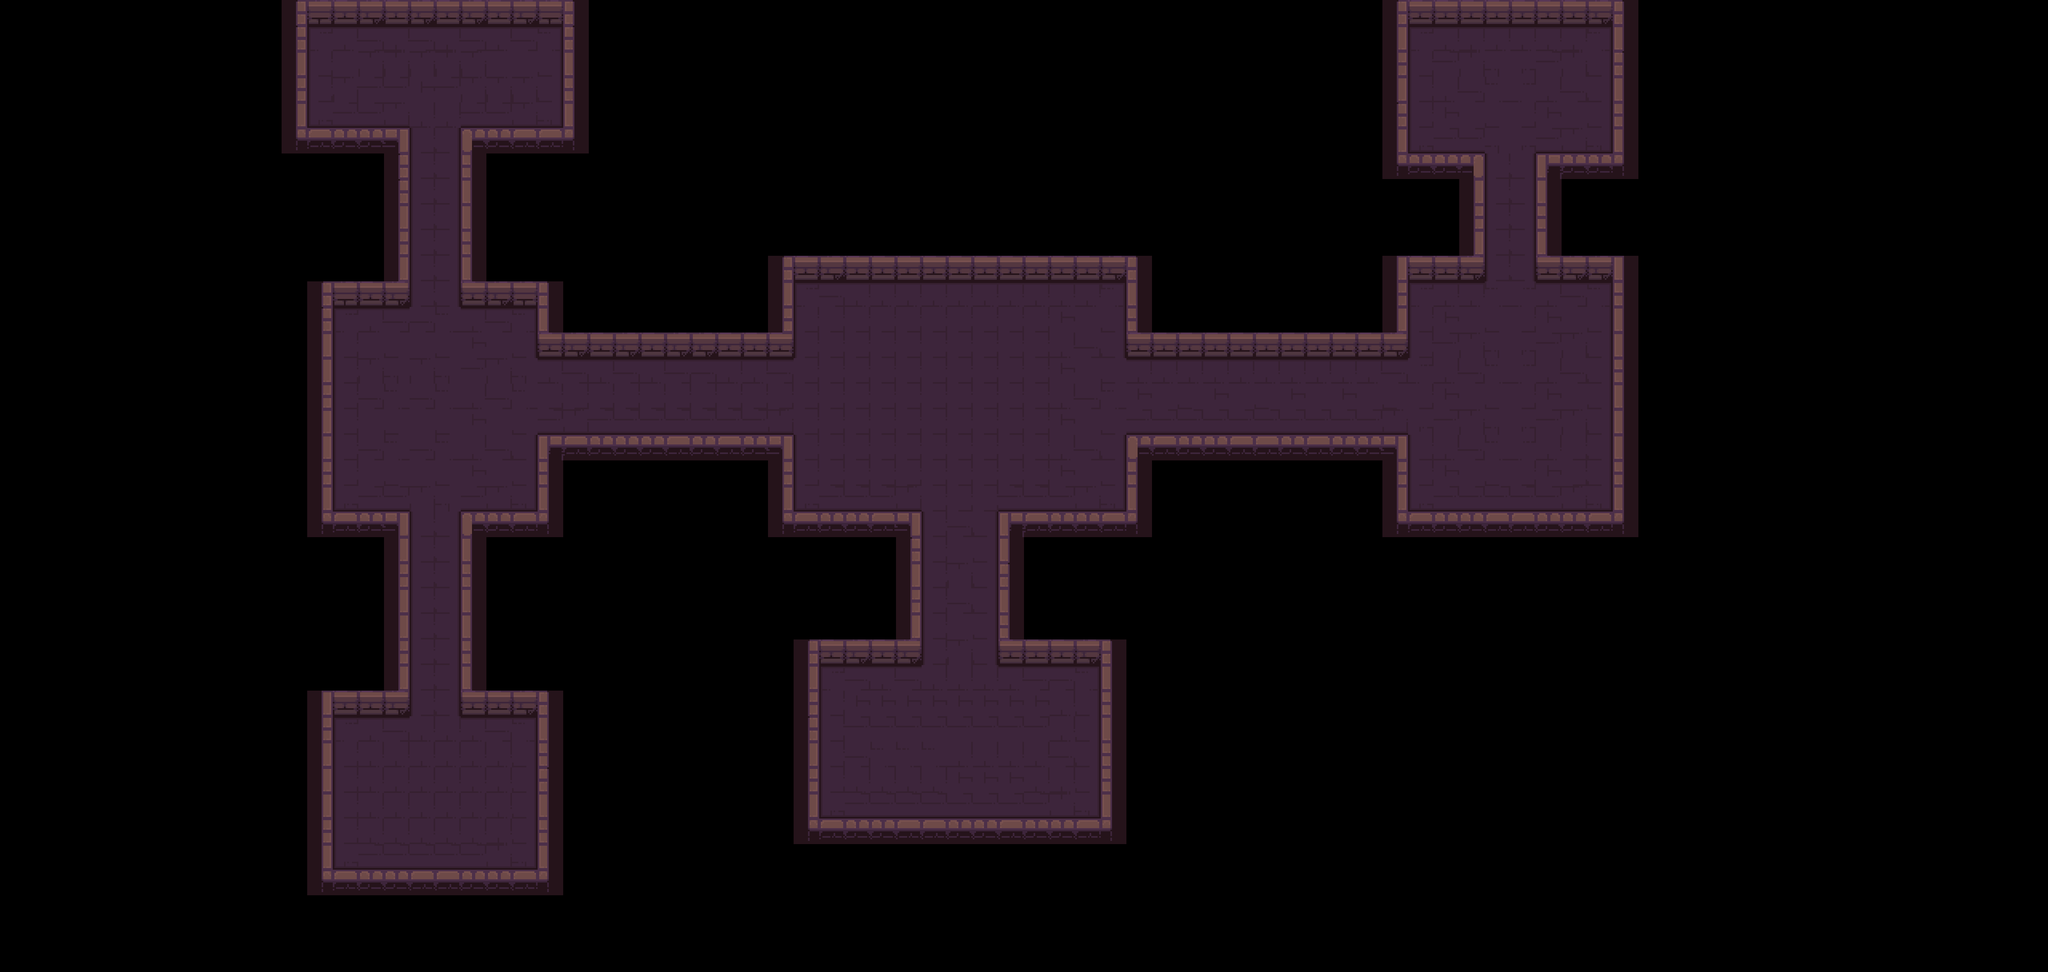

A 2D game scene composited from a Tiled map and its tileset images. What follows is a short description and the map's XML, with every tile layer's data as written:
An orthogonal 80x38 tile map with 64x64 px tiles, 1 tile layer (Tile Layer 1).

<map version="1.10" tiledversion="1.11.2" orientation="orthogonal" renderorder="right-down" width="80" height="38" tilewidth="64" tileheight="64" infinite="0" nextlayerid="2" nextobjectid="1">
 <tileset firstgid="1" source="Dungeon_Tileset_main.tsx" />
 <layer id="1" name="Tile Layer 1" width="80" height="38">
  <data encoding="csv">
0,0,0,0,0,0,0,0,0,0,0,1,2,3,4,3,4,3,4,3,4,5,6,0,0,0,0,0,0,0,0,0,0,0,0,0,0,0,0,0,0,0,0,0,0,0,0,0,0,0,0,0,0,0,1,3,3,3,3,3,3,3,4,6,0,0,0,0,0,0,0,0,0,0,0,0,0,0,0,0,
0,0,0,0,0,0,0,0,0,0,0,1,12,13,14,13,14,13,14,13,14,15,6,0,0,0,0,0,0,0,0,0,0,0,0,0,0,0,0,0,0,0,0,0,0,0,0,0,0,0,0,0,0,0,11,12,13,13,13,13,13,13,15,16,0,0,0,0,0,0,0,0,0,0,0,0,0,0,0,0,
0,0,0,0,0,0,0,0,0,0,0,11,22,19,29,29,29,29,29,19,19,25,16,0,0,0,0,0,0,0,0,0,0,0,0,0,0,0,0,0,0,0,0,0,0,0,0,0,0,0,0,0,0,0,21,22,28,29,30,27,28,29,25,6,0,0,0,0,0,0,0,0,0,0,0,0,0,0,0,0,
0,0,0,0,0,0,0,0,0,0,0,21,22,29,28,28,18,28,29,29,29,25,26,0,0,0,0,0,0,0,0,0,0,0,0,0,0,0,0,0,0,0,0,0,0,0,0,0,0,0,0,0,0,0,31,22,8,9,10,7,8,9,25,16,0,0,0,0,0,0,0,0,0,0,0,0,0,0,0,0,
0,0,0,0,0,0,0,0,0,0,0,31,32,33,33,34,8,8,33,33,34,35,36,0,0,0,0,0,0,0,0,0,0,0,0,0,0,0,0,0,0,0,0,0,0,0,0,0,0,0,0,0,0,0,1,22,18,19,20,17,18,19,25,26,0,0,0,0,0,0,0,0,0,0,0,0,0,0,0,0,
0,0,0,0,0,0,0,0,0,0,0,41,42,43,44,54,22,25,55,44,45,45,46,0,0,0,0,0,0,0,0,0,0,0,0,0,0,0,0,0,0,0,0,0,0,0,0,0,0,0,0,0,0,0,11,32,33,33,30,27,33,34,35,36,0,0,0,0,0,0,0,0,0,0,0,0,0,0,0,0,
0,0,0,0,0,0,0,0,0,0,0,0,0,0,0,1,22,25,26,0,0,0,0,0,0,0,0,0,0,0,0,0,0,0,0,0,0,0,0,0,0,0,0,0,0,0,0,0,0,0,0,0,0,0,41,43,44,56,22,25,51,43,44,46,0,0,0,0,0,0,0,0,0,0,0,0,0,0,0,0,
0,0,0,0,0,0,0,0,0,0,0,0,0,0,0,1,22,25,36,0,0,0,0,0,0,0,0,0,0,0,0,0,0,0,0,0,0,0,0,0,0,0,0,0,0,0,0,0,0,0,0,0,0,0,0,0,0,11,22,25,16,0,0,0,0,0,0,0,0,0,0,0,0,0,0,0,0,0,0,0,
0,0,0,0,0,0,0,0,0,0,0,0,0,0,0,11,22,25,16,0,0,0,0,0,0,0,0,0,0,0,0,0,0,0,0,0,0,0,0,0,0,0,0,0,0,0,0,0,0,0,0,0,0,0,0,0,0,21,22,25,26,0,0,0,0,0,0,0,0,0,0,0,0,0,0,0,0,0,0,0,
0,0,0,0,0,0,0,0,0,0,0,0,0,0,0,21,22,25,26,0,0,0,0,0,0,0,0,0,0,0,0,0,0,0,0,0,0,0,0,0,0,0,0,0,0,0,0,0,0,0,0,0,0,0,0,0,0,31,22,25,36,0,0,0,0,0,0,0,0,0,0,0,0,0,0,0,0,0,0,0,
0,0,0,0,0,0,0,0,0,0,0,0,0,0,0,31,22,25,36,0,0,0,0,0,0,0,0,0,0,0,1,3,4,3,3,3,3,3,3,3,3,3,3,4,6,0,0,0,0,0,0,0,0,0,11,3,3,4,22,25,3,4,4,16,0,0,0,0,0,0,0,0,0,0,0,0,0,0,0,0,
0,0,0,0,0,0,0,0,0,0,0,0,1,2,3,4,22,25,3,4,5,6,0,0,0,0,0,0,0,0,11,12,14,13,13,13,13,13,13,13,13,13,13,15,16,0,0,0,0,0,0,0,0,0,21,12,13,13,10,7,13,14,15,26,0,0,0,0,0,0,0,0,0,0,0,0,0,0,0,0,
0,0,0,0,0,0,0,0,0,0,0,0,1,12,13,14,9,10,13,14,15,16,0,0,0,0,0,0,0,0,21,22,17,17,17,17,17,17,17,17,17,18,19,25,26,0,0,0,0,0,0,0,0,0,31,22,18,19,20,17,18,19,25,36,0,0,0,0,0,0,0,0,0,0,0,0,0,0,0,0,
0,0,0,0,0,0,0,0,0,0,0,0,11,22,19,20,19,20,18,19,25,3,4,3,4,3,4,4,3,3,3,22,17,17,17,17,17,17,17,17,17,8,9,25,3,3,3,3,3,3,3,3,3,3,4,22,28,29,30,27,28,29,25,16,0,0,0,0,0,0,0,0,0,0,0,0,0,0,0,0,
0,0,0,0,0,0,0,0,0,0,0,0,11,22,29,30,29,30,28,29,30,13,14,13,14,13,14,14,13,13,14,17,17,17,17,17,17,17,17,17,17,18,19,20,13,13,13,13,13,13,13,13,13,13,14,7,8,9,10,7,8,9,25,26,0,0,0,0,0,0,0,0,0,0,0,0,0,0,0,0,
0,0,0,0,0,0,0,0,0,0,0,0,21,22,9,10,9,10,8,9,10,17,17,17,17,17,17,17,17,17,17,17,17,17,17,17,17,17,17,17,17,8,9,10,18,19,20,18,19,20,18,19,18,19,20,17,18,19,20,17,18,19,25,36,0,0,0,0,0,0,0,0,0,0,0,0,0,0,0,0,
0,0,0,0,0,0,0,0,0,0,0,0,31,22,19,20,19,20,18,19,20,33,34,33,33,33,33,33,33,33,34,17,17,17,17,17,17,17,17,17,17,18,19,20,33,33,33,33,33,33,33,33,33,33,34,27,28,29,30,27,28,29,25,36,0,0,0,0,0,0,0,0,0,0,0,0,0,0,0,0,
0,0,0,0,0,0,0,0,0,0,0,0,11,22,9,10,9,10,8,9,25,51,42,43,44,44,45,44,45,44,54,22,17,17,17,17,17,17,17,17,17,8,9,25,55,42,43,44,45,42,43,42,43,44,54,22,8,9,10,7,8,17,25,16,0,0,0,0,0,0,0,0,0,0,0,0,0,0,0,0,
0,0,0,0,0,0,0,0,0,0,0,0,21,22,19,20,19,20,18,19,25,26,0,0,0,0,0,0,0,0,21,22,17,17,17,17,17,17,17,17,17,18,19,25,26,0,0,0,0,0,0,0,0,0,21,22,18,19,20,17,18,17,25,26,0,0,0,0,0,0,0,0,0,0,0,0,0,0,0,0,
0,0,0,0,0,0,0,0,0,0,0,0,31,32,33,33,29,30,33,34,35,36,0,0,0,0,0,0,0,0,31,32,33,33,33,34,17,17,17,33,33,33,34,35,36,0,0,0,0,0,0,0,0,0,31,32,33,33,33,33,33,34,35,36,0,0,0,0,0,0,0,0,0,0,0,0,0,0,0,0,
0,0,0,0,0,0,0,0,0,0,0,0,41,42,43,54,22,25,55,44,45,46,0,0,0,0,0,0,0,0,41,42,43,44,45,54,22,9,25,51,42,43,44,45,46,0,0,0,0,0,0,0,0,0,41,42,43,44,45,42,43,44,45,46,0,0,0,0,0,0,0,0,0,0,0,0,0,0,0,0,
0,0,0,0,0,0,0,0,0,0,0,0,0,0,0,11,22,25,16,0,0,0,0,0,0,0,0,0,0,0,0,0,0,0,0,1,22,19,25,16,0,0,0,0,0,0,0,0,0,0,0,0,0,0,0,0,0,0,0,0,0,0,0,0,0,0,0,0,0,0,0,0,0,0,0,0,0,0,0,0,
0,0,0,0,0,0,0,0,0,0,0,0,0,0,0,21,22,25,26,0,0,0,0,0,0,0,0,0,0,0,0,0,0,0,0,11,22,29,25,6,0,0,0,0,0,0,0,0,0,0,0,0,0,0,0,0,0,0,0,0,0,0,0,0,0,0,0,0,0,0,0,0,0,0,0,0,0,0,0,0,
0,0,0,0,0,0,0,0,0,0,0,0,0,0,0,31,22,25,36,0,0,0,0,0,0,0,0,0,0,0,0,0,0,0,0,21,22,9,25,16,0,0,0,0,0,0,0,0,0,0,0,0,0,0,0,0,0,0,0,0,0,0,0,0,0,0,0,0,0,0,0,0,0,0,0,0,0,0,0,0,
0,0,0,0,0,0,0,0,0,0,0,0,0,0,0,11,22,25,16,0,0,0,0,0,0,0,0,0,0,0,0,0,0,0,0,31,22,19,25,26,0,0,0,0,0,0,0,0,0,0,0,0,0,0,0,0,0,0,0,0,0,0,0,0,0,0,0,0,0,0,0,0,0,0,0,0,0,0,0,0,
0,0,0,0,0,0,0,0,0,0,0,0,0,0,0,21,22,25,26,0,0,0,0,0,0,0,0,0,0,0,0,1,3,4,3,4,22,29,25,3,3,3,4,6,0,0,0,0,0,0,0,0,0,0,0,0,0,0,0,0,0,0,0,0,0,0,0,0,0,0,0,0,0,0,0,0,0,0,0,0,
0,0,0,0,0,0,0,0,0,0,0,0,0,0,0,31,22,25,36,0,0,0,0,0,0,0,0,0,0,0,0,11,12,14,13,14,8,8,8,13,14,14,15,16,0,0,0,0,0,0,0,0,0,0,0,0,0,0,0,0,0,0,0,0,0,0,0,0,0,0,0,0,0,0,0,0,0,0,0,0,
0,0,0,0,0,0,0,0,0,0,0,0,11,3,3,4,22,25,3,3,4,6,0,0,0,0,0,0,0,0,0,21,22,18,18,18,18,18,18,18,18,8,25,26,0,0,0,0,0,0,0,0,0,0,0,0,0,0,0,0,0,0,0,0,0,0,0,0,0,0,0,0,0,0,0,0,0,0,0,0,
0,0,0,0,0,0,0,0,0,0,0,0,21,12,13,14,8,8,13,14,15,16,0,0,0,0,0,0,0,0,0,1,22,28,28,28,28,28,28,28,28,8,25,36,0,0,0,0,0,0,0,0,0,0,0,0,0,0,0,0,0,0,0,0,0,0,0,0,0,0,0,0,0,0,0,0,0,0,0,0,
0,0,0,0,0,0,0,0,0,0,0,0,31,22,8,8,8,8,8,8,25,26,0,0,0,0,0,0,0,0,0,11,22,9,10,10,10,8,8,8,8,9,25,26,0,0,0,0,0,0,0,0,0,0,0,0,0,0,0,0,0,0,0,0,0,0,0,0,0,0,0,0,0,0,0,0,0,0,0,0,
0,0,0,0,0,0,0,0,0,0,0,0,31,22,8,8,8,8,8,8,25,6,0,0,0,0,0,0,0,0,0,21,22,8,8,8,8,18,18,18,8,8,25,26,0,0,0,0,0,0,0,0,0,0,0,0,0,0,0,0,0,0,0,0,0,0,0,0,0,0,0,0,0,0,0,0,0,0,0,0,
0,0,0,0,0,0,0,0,0,0,0,0,11,22,8,8,8,8,8,8,25,16,0,0,0,0,0,0,0,0,0,31,32,33,33,33,33,33,33,33,33,34,35,36,0,0,0,0,0,0,0,0,0,0,0,0,0,0,0,0,0,0,0,0,0,0,0,0,0,0,0,0,0,0,0,0,0,0,0,0,
0,0,0,0,0,0,0,0,0,0,0,0,21,22,8,8,8,8,8,8,25,26,0,0,0,0,0,0,0,0,0,41,42,43,44,45,42,43,44,45,43,44,45,46,0,0,0,0,0,0,0,0,0,0,0,0,0,0,0,0,0,0,0,0,0,0,0,0,0,0,0,0,0,0,0,0,0,0,0,0,
0,0,0,0,0,0,0,0,0,0,0,0,31,32,33,33,33,33,33,34,35,36,0,0,0,0,0,0,0,0,0,0,0,0,0,0,0,0,0,0,0,0,0,0,0,0,0,0,0,0,0,0,0,0,0,0,0,0,0,0,0,0,0,0,0,0,0,0,0,0,0,0,0,0,0,0,0,0,0,0,
0,0,0,0,0,0,0,0,0,0,0,0,41,42,43,44,45,42,43,44,45,46,0,0,0,0,0,0,0,0,0,0,0,0,0,0,0,0,0,0,0,0,0,0,0,0,0,0,0,0,0,0,0,0,0,0,0,0,0,0,0,0,0,0,0,0,0,0,0,0,0,0,0,0,0,0,0,0,0,0,
0,0,0,0,0,0,0,0,0,0,0,0,0,0,0,0,0,0,0,0,0,0,0,0,0,0,0,0,0,0,0,0,0,0,0,0,0,0,0,0,0,0,0,0,0,0,0,0,0,0,0,0,0,0,0,0,0,0,0,0,0,0,0,0,0,0,0,0,0,0,0,0,0,0,0,0,0,0,0,0,
0,0,0,0,0,0,0,0,0,0,0,0,0,0,0,0,0,0,0,0,0,0,0,0,0,0,0,0,0,0,0,0,0,0,0,0,0,0,0,0,0,0,0,0,0,0,0,0,0,0,0,0,0,0,0,0,0,0,0,0,0,0,0,0,0,0,0,0,0,0,0,0,0,0,0,0,0,0,0,0,
0,0,0,0,0,0,0,0,0,0,0,0,0,0,0,0,0,0,0,0,0,0,0,0,0,0,0,0,0,0,0,0,0,0,0,0,0,0,0,0,0,0,0,0,0,0,0,0,0,0,0,0,0,0,0,0,0,0,0,0,0,0,0,0,0,0,0,0,0,0,0,0,0,0,0,0,0,0,0,0
</data>
 </layer>
</map>
